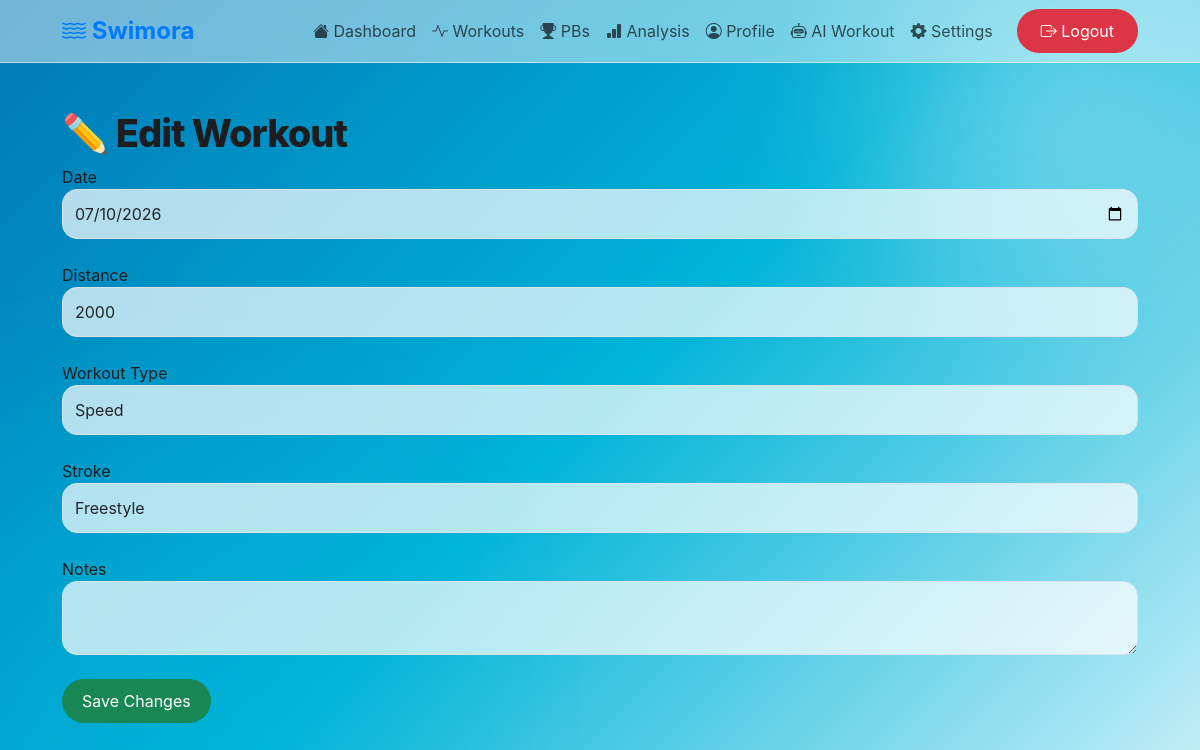
The page /edit_workout/1 (signed in) on the database its author committed.
### models.py (models this page shows)
class Workout(db.Model):
    id = db.Column(db.Integer, primary_key=True)
    date = db.Column(db.String(20))
    distance = db.Column(db.Integer)
    workout_type = db.Column(db.String(50))
    stroke = db.Column(db.String(50))
    notes = db.Column(db.Text)
    user_id = db.Column(
        db.Integer,
        db.ForeignKey("user.id")
    )

### app.py (the view, shortened to what this page needs)
@app.route("/edit_workout/<int:id>", methods=["GET", "POST"])
@login_required
def edit_workout(id):
    workout = Workout.query.get_or_404(id)
    if workout.user_id != current_user.id:
        return redirect("/workouts")
    return render_template(
        "edit_workout.html",
        workout=workout
    )

### app.py (called while the page is built)
@login_manager.user_loader
def load_user(user_id):
    return User.query.get(int(user_id))

### templates/edit_workout.html (shortened to what this page needs)
{% extends "base.html" %}
{% block content %}
<h1>✏️ Edit Workout</h1>
<form method="POST">
<label>Date</label>
<input class="form-control" type="date" name="date" value="{{ workout.date }}" required>
<br>
<label>Distance</label>
<input class="form-control" type="number" name="distance" value="{{ workout.distance }}" required>
<br>
<label>Workout Type</label>
<select class="form-select" name="workout_type">
<option>{{ workout.workout_type }}</option>
</select>
<br>
<label>Stroke</label>
<select class="form-select" name="stroke">
<option>{{ workout.stroke }}</option>
</select>
<br>
<label>Notes</label>
<textarea class="form-control" name="notes">{{ workout.notes }}</textarea>
<br>
<button class="btn btn-success">
Save Changes
</button>
</form>
{% endblock %}

### static/css/style.css (style rules this page uses)
body { min-height: 100vh; background: linear-gradient( 135deg, #0077b6, #00b4d8, #caf0f8 ); font-family: -apple-system, BlinkMacSystemFont, "Segoe UI", Arial, sans-serif; color: #1d1d1f; position: relative; overflow-x: hidden; }
body::before { content: ""; position: fixed; width: 600px; height: 600px; background: radial-gradient( circle, rgba(255,255,255,0.35), transparent 65% ); top: -200px; right: -150px; filter: blur(50px); z-index: -1; }
body::after { content: ""; position: fixed; width: 700px; height: 700px; background: radial-gradient( circle, rgba(0,180,216,0.45), transparent 70% ); bottom: -250px; left: -200px; filter: blur(60px); z-index: -1; }
.btn { border-radius: 999px; padding: 10px 20px; border: none; transition: 0.25s; }
.form-control, .form-select { border-radius: 15px; padding: 12px; background: rgba(255,255,255,0.7); }
h1 { font-size: 38px; font-weight: 800; letter-spacing: -1px; }

### rows shown on the page
Workout: date "07/10/2026", distance "2000", workout_type "Speed", stroke "Freestyle"
